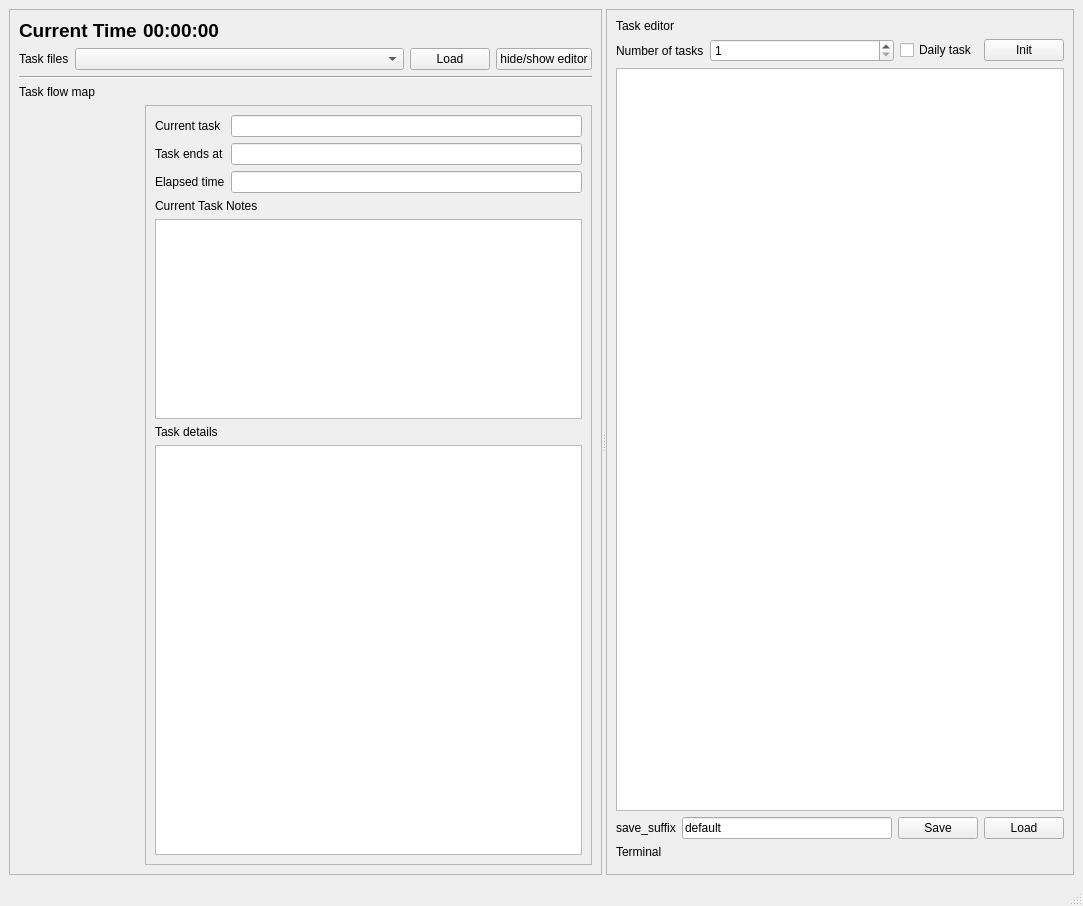
<?xml version="1.0" encoding="UTF-8"?>
<ui version="4.0">
 <class>MainWindow</class>
 <widget class="QMainWindow" name="MainWindow">
  <property name="geometry">
   <rect>
    <x>0</x>
    <y>0</y>
    <width>1083</width>
    <height>906</height>
   </rect>
  </property>
  <property name="windowTitle">
   <string>MainWindow</string>
  </property>
  <widget class="QWidget" name="centralwidget">
   <layout class="QVBoxLayout" name="verticalLayout_3">
    <item>
     <widget class="QSplitter" name="splitter">
      <property name="orientation">
       <enum>Qt::Horizontal</enum>
      </property>
      <widget class="QFrame" name="frame">
       <property name="frameShape">
        <enum>QFrame::StyledPanel</enum>
       </property>
       <property name="frameShadow">
        <enum>QFrame::Raised</enum>
       </property>
       <layout class="QVBoxLayout" name="verticalLayout_4">
        <item>
         <layout class="QHBoxLayout" name="horizontalLayout_3">
          <item>
           <widget class="QLabel" name="label">
            <property name="sizePolicy">
             <sizepolicy hsizetype="Fixed" vsizetype="Preferred">
              <horstretch>0</horstretch>
              <verstretch>0</verstretch>
             </sizepolicy>
            </property>
            <property name="font">
             <font>
              <pointsize>14</pointsize>
              <weight>75</weight>
              <bold>true</bold>
             </font>
            </property>
            <property name="text">
             <string>Current Time</string>
            </property>
           </widget>
          </item>
          <item>
           <widget class="QLabel" name="label_time">
            <property name="sizePolicy">
             <sizepolicy hsizetype="Fixed" vsizetype="Preferred">
              <horstretch>0</horstretch>
              <verstretch>0</verstretch>
             </sizepolicy>
            </property>
            <property name="font">
             <font>
              <pointsize>14</pointsize>
              <weight>75</weight>
              <bold>true</bold>
             </font>
            </property>
            <property name="text">
             <string>00:00:00</string>
            </property>
           </widget>
          </item>
          <item>
           <spacer name="horizontalSpacer">
            <property name="orientation">
             <enum>Qt::Horizontal</enum>
            </property>
            <property name="sizeHint" stdset="0">
             <size>
              <width>40</width>
              <height>20</height>
             </size>
            </property>
           </spacer>
          </item>
         </layout>
        </item>
        <item>
         <layout class="QHBoxLayout" name="horizontalLayout_2">
          <item>
           <widget class="QLabel" name="label_2">
            <property name="sizePolicy">
             <sizepolicy hsizetype="Fixed" vsizetype="Preferred">
              <horstretch>0</horstretch>
              <verstretch>0</verstretch>
             </sizepolicy>
            </property>
            <property name="text">
             <string>Task files</string>
            </property>
           </widget>
          </item>
          <item>
           <widget class="QComboBox" name="comboBox_task_files">
            <property name="minimumSize">
             <size>
              <width>200</width>
              <height>0</height>
             </size>
            </property>
           </widget>
          </item>
          <item>
           <widget class="QPushButton" name="pushButton">
            <property name="sizePolicy">
             <sizepolicy hsizetype="Fixed" vsizetype="Fixed">
              <horstretch>0</horstretch>
              <verstretch>0</verstretch>
             </sizepolicy>
            </property>
            <property name="text">
             <string>Load</string>
            </property>
           </widget>
          </item>
          <item>
           <widget class="QPushButton" name="pushButton_show_hide">
            <property name="sizePolicy">
             <sizepolicy hsizetype="Fixed" vsizetype="Fixed">
              <horstretch>0</horstretch>
              <verstretch>0</verstretch>
             </sizepolicy>
            </property>
            <property name="text">
             <string>hide/show editor</string>
            </property>
           </widget>
          </item>
         </layout>
        </item>
        <item>
         <widget class="Line" name="line">
          <property name="orientation">
           <enum>Qt::Horizontal</enum>
          </property>
         </widget>
        </item>
        <item>
         <widget class="QLabel" name="label_3">
          <property name="text">
           <string>Task flow map</string>
          </property>
         </widget>
        </item>
        <item>
         <layout class="QHBoxLayout" name="horizontalLayout">
          <item>
           <widget class="task_widget" name="task_widget" native="true">
            <property name="minimumSize">
             <size>
              <width>120</width>
              <height>400</height>
             </size>
            </property>
           </widget>
          </item>
          <item>
           <widget class="QFrame" name="frame_3">
            <property name="frameShape">
             <enum>QFrame::StyledPanel</enum>
            </property>
            <property name="frameShadow">
             <enum>QFrame::Raised</enum>
            </property>
            <layout class="QVBoxLayout" name="verticalLayout">
             <item>
              <layout class="QGridLayout" name="gridLayout">
               <item row="0" column="0">
                <widget class="QLabel" name="label_4">
                 <property name="text">
                  <string>Current task</string>
                 </property>
                </widget>
               </item>
               <item row="1" column="0">
                <widget class="QLabel" name="label_5">
                 <property name="text">
                  <string>Task ends at</string>
                 </property>
                </widget>
               </item>
               <item row="1" column="1">
                <widget class="QLineEdit" name="lineEdit_end"/>
               </item>
               <item row="2" column="0">
                <widget class="QLabel" name="label_11">
                 <property name="text">
                  <string>Elapsed time</string>
                 </property>
                </widget>
               </item>
               <item row="2" column="1">
                <widget class="QLineEdit" name="lineEdit_task_lasting"/>
               </item>
               <item row="0" column="1">
                <layout class="QHBoxLayout" name="horizontalLayout_6">
                 <item>
                  <widget class="QLineEdit" name="lineEdit_current_task"/>
                 </item>
                </layout>
               </item>
              </layout>
             </item>
             <item>
              <widget class="QLabel" name="label_10">
               <property name="text">
                <string>Current Task Notes</string>
               </property>
              </widget>
             </item>
             <item>
              <widget class="QTextEdit" name="textEdit_note">
               <property name="maximumSize">
                <size>
                 <width>1000000</width>
                 <height>200</height>
                </size>
               </property>
              </widget>
             </item>
             <item>
              <widget class="QLabel" name="label_6">
               <property name="text">
                <string>Task details</string>
               </property>
              </widget>
             </item>
             <item>
              <widget class="QTableView" name="tableView_task_details"/>
             </item>
            </layout>
           </widget>
          </item>
         </layout>
        </item>
       </layout>
      </widget>
      <widget class="QFrame" name="frame_2">
       <property name="frameShape">
        <enum>QFrame::StyledPanel</enum>
       </property>
       <property name="frameShadow">
        <enum>QFrame::Raised</enum>
       </property>
       <layout class="QVBoxLayout" name="verticalLayout_2">
        <item>
         <widget class="QLabel" name="label_8">
          <property name="text">
           <string>Task editor</string>
          </property>
         </widget>
        </item>
        <item>
         <layout class="QHBoxLayout" name="horizontalLayout_4">
          <item>
           <widget class="QLabel" name="label_9">
            <property name="sizePolicy">
             <sizepolicy hsizetype="Fixed" vsizetype="Preferred">
              <horstretch>0</horstretch>
              <verstretch>0</verstretch>
             </sizepolicy>
            </property>
            <property name="text">
             <string>Number of tasks</string>
            </property>
           </widget>
          </item>
          <item>
           <widget class="QSpinBox" name="spinBox_task_number">
            <property name="minimum">
             <number>1</number>
            </property>
           </widget>
          </item>
          <item>
           <widget class="QCheckBox" name="checkBox_daily">
            <property name="sizePolicy">
             <sizepolicy hsizetype="Fixed" vsizetype="Fixed">
              <horstretch>0</horstretch>
              <verstretch>0</verstretch>
             </sizepolicy>
            </property>
            <property name="text">
             <string>Daily task</string>
            </property>
           </widget>
          </item>
          <item>
           <widget class="QPushButton" name="pushButton_init">
            <property name="sizePolicy">
             <sizepolicy hsizetype="Fixed" vsizetype="Fixed">
              <horstretch>0</horstretch>
              <verstretch>0</verstretch>
             </sizepolicy>
            </property>
            <property name="text">
             <string>Init</string>
            </property>
           </widget>
          </item>
         </layout>
        </item>
        <item>
         <widget class="QTableView" name="tableView_task"/>
        </item>
        <item>
         <layout class="QHBoxLayout" name="horizontalLayout_5">
          <item>
           <widget class="QLabel" name="label_12">
            <property name="text">
             <string>save_suffix</string>
            </property>
           </widget>
          </item>
          <item>
           <widget class="QLineEdit" name="lineEdit_suffix">
            <property name="text">
             <string>default</string>
            </property>
           </widget>
          </item>
          <item>
           <widget class="QPushButton" name="pushButton_save">
            <property name="text">
             <string>Save</string>
            </property>
           </widget>
          </item>
          <item>
           <widget class="QPushButton" name="pushButton_4">
            <property name="text">
             <string>Load</string>
            </property>
           </widget>
          </item>
         </layout>
        </item>
        <item>
         <widget class="QLabel" name="label_7">
          <property name="text">
           <string>Terminal</string>
          </property>
         </widget>
        </item>
        <item>
         <widget class="TerminalWidget" name="widget_terminal" native="true"/>
        </item>
       </layout>
      </widget>
     </widget>
    </item>
   </layout>
  </widget>
  <widget class="QMenuBar" name="menubar">
   <property name="geometry">
    <rect>
     <x>0</x>
     <y>0</y>
     <width>1083</width>
     <height>24</height>
    </rect>
   </property>
  </widget>
  <widget class="QStatusBar" name="statusbar"/>
 </widget>
 <customwidgets>
  <customwidget>
   <class>TerminalWidget</class>
   <extends>QWidget</extends>
   <header location="global">terminal_widget.h</header>
   <container>1</container>
  </customwidget>
  <customwidget>
   <class>task_widget</class>
   <extends>QWidget</extends>
   <header>task_widget.h</header>
   <container>1</container>
  </customwidget>
 </customwidgets>
 <resources/>
 <connections/>
</ui>
